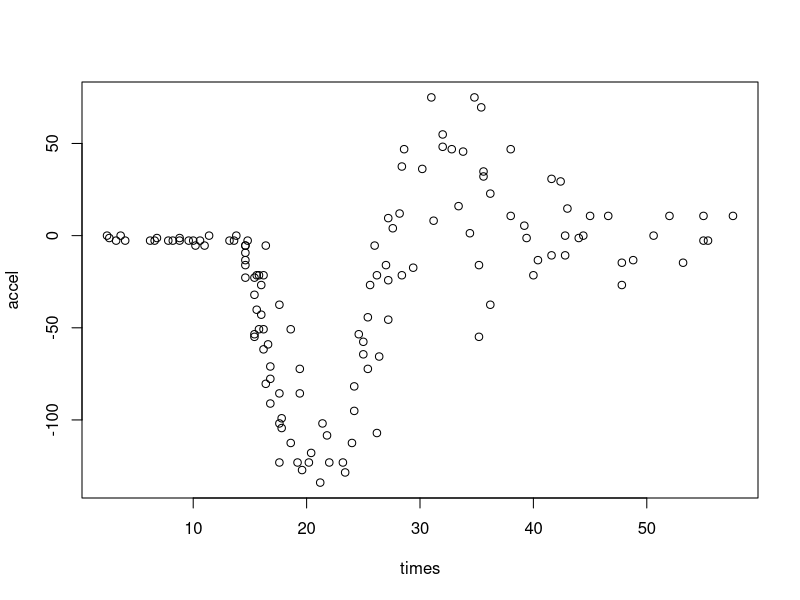
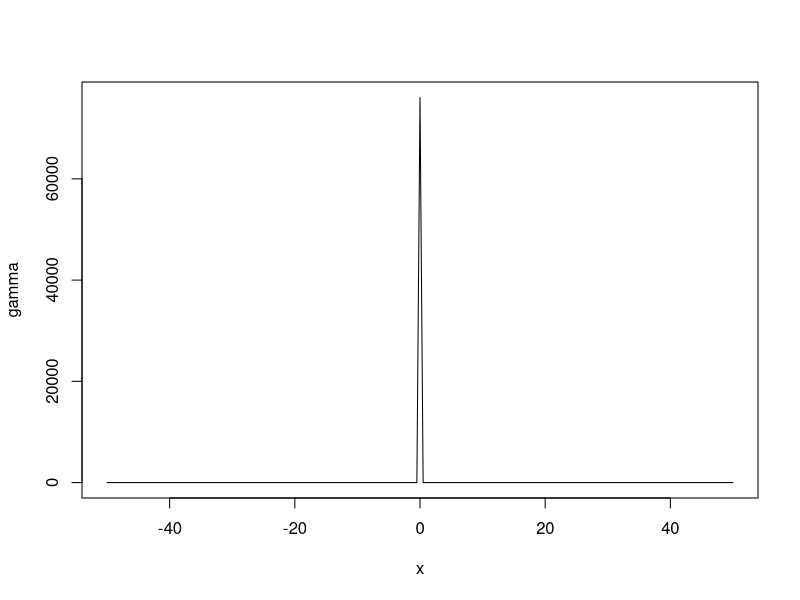
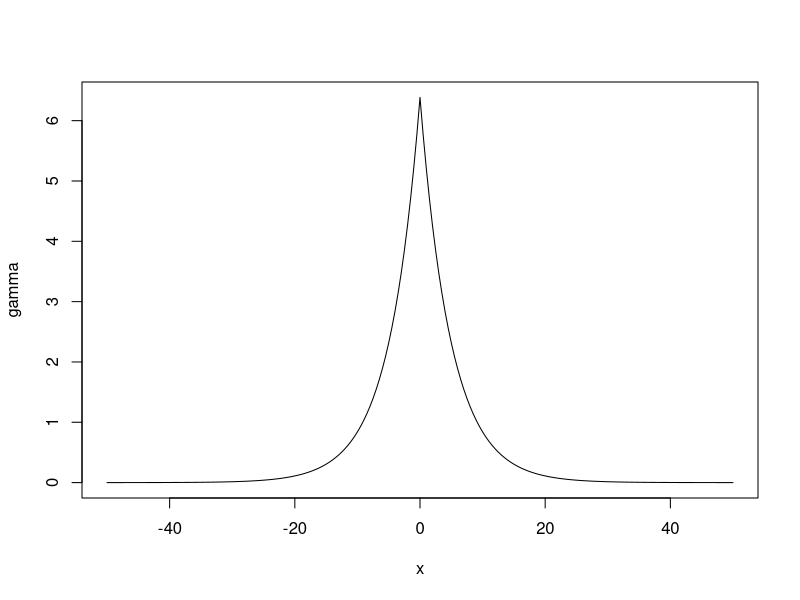
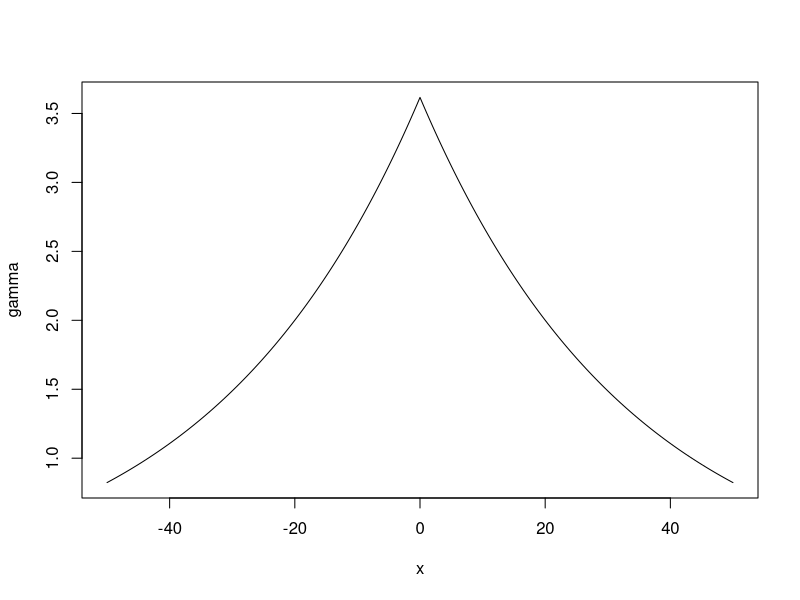
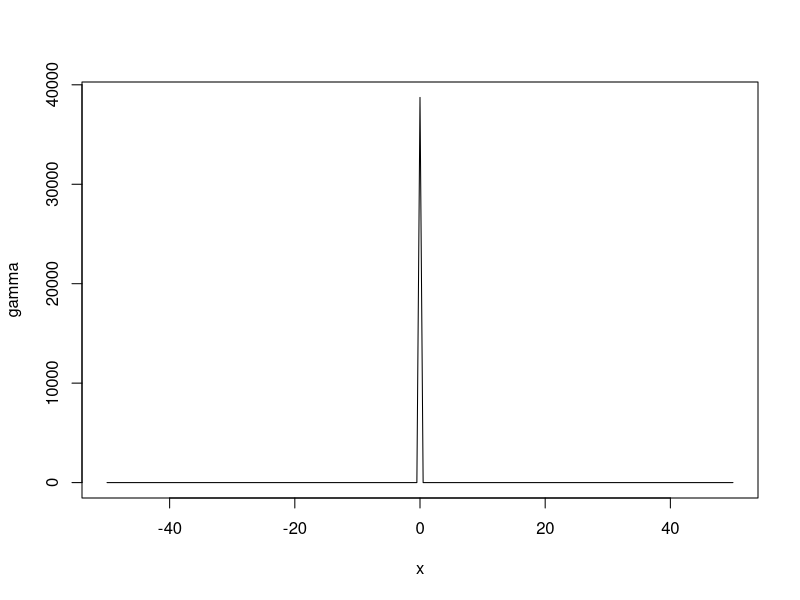
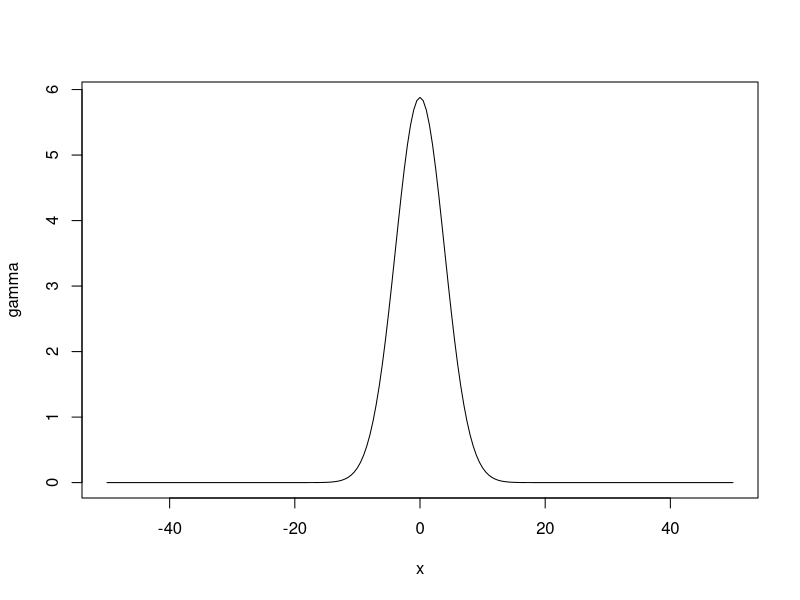
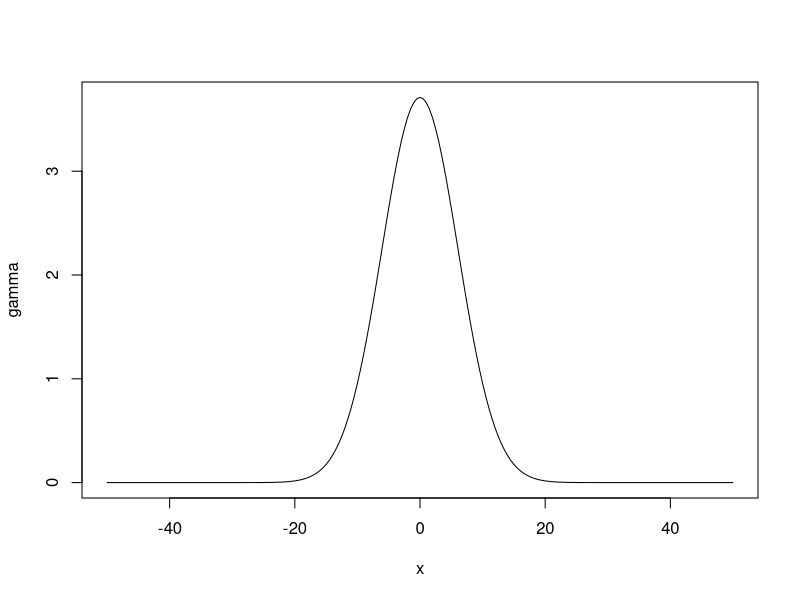

The R source for these figures, in order:
## ---- chunk 1
library(MASS)

data(mcycle)
plot(mcycle)


X <- mcycle$accel
t <- mcycle$times
## ---- chunk 2
kernel_1 <- function(t, lambda) {
    n <- length(t)
    cov_mat <- matrix(0, nrow=n, ncol=n)
    for (i in seq_len(n)) {
        for (j in seq(from=i, to=n)) {
            cov_mat[i, j] <- exp(-lambda * abs(t[i] - t[j]))
            cov_mat[j, i] <- cov_mat[i, j]
        }
    }
    return(cov_mat)
}

kernel_2 <- function(t, lambda) {
    n <- length(t)
    cov_mat <- matrix(0, nrow=n, ncol=n)
    for (i in seq_len(n)) {
        for (j in seq(from=i, to=n)) {
            cov_mat[i, j] <- exp(-lambda * (t[i] - t[j])^2)
            cov_mat[j, i] <- cov_mat[i, j]
        }
    }
    return(cov_mat)
}


cov_fn_1 <- function(t, sigma, lambda, nu, a) {
    I <- diag(length(t))
    cov_mat <- sigma * (nu * kernel_1(t, lambda) + a * I)
    return(cov_mat)
}



cov_fn_2 <- function(t, sigma, lambda, nu, a) {
    I <- diag(length(t))
    cov_mat <- sigma * (nu * kernel_2(t, lambda) + a * I)
    return(cov_mat)
}
## ---- chunk 3
likelihood_1 <- function(params, X, t) {
    sigma <- params[1]
    lambda <- params[2]
    mu <- mean(X)
    
    
    if (sigma <= 0 || lambda <= 0) {
        return(-Inf)
    }
    
    n <- length(t)
    
    # # This line below corresponds to the function in the lab
    # # But the covariance matrix is ill-conditioned and is singular
    # cov_mat <- cov_fn_1(t, sigma, lambda, 1, 0)
    
    # Going to add some regularization
    cov_mat <- cov_fn_1(t, sigma, lambda, 1, 1e-9)
    det_cov <- det(cov_mat)
    
    if (det_cov == 0){
        return(-Inf)
    }
    
    delta <- matrix(X - mu, ncol=1)
    ell <- - t(delta) %*% solve(cov_mat) %*% delta - n * log(det_cov)
    return(ell)
}

params <- c(2, 4)

res1 <- optim(params, likelihood_1, X=X, t=t,
              control=c("fnscale"=-1))
mu_est1 <- mean(X)
sigma_est1 <- res1$par[1]
lambda_est1 <- res1$par[2]
print(res1$par)


x <- seq(-50, 50, by=0.5)
gamma1 <- sigma_est1 * exp(- lambda_est1 * abs(x))

plot(x, gamma1, type="l",
     xlab="x", ylab="gamma")
## ---- chunk 4
likelihood_2 <- function(params, X, t) {
    mu <- mean(X)
    sigma <- params[1]
    lambda <- params[2]
    
    if (sigma <= 0 || lambda <= 0) {
        return(-Inf)
    }
    
    n <- length(t)
    cov_mat <- cov_fn_1(t, sigma, lambda, 1/3, 1)
    det_cov <- det(cov_mat)
    
    if (det_cov == 0){
        return(-Inf)
    }
    
    delta <- matrix(X - mu, ncol=1)
    ell <- - t(delta) %*% solve(cov_mat) %*% delta - n * log(det_cov)
    return(ell)
}

params <- c(2, 4)

res2 <- optim(params, likelihood_2, X=X, t=t,
              control=c("fnscale"=-1))
mu_est2 <- mean(X)
sigma_est2 <- res2$par[1]
lambda_est2 <- res2$par[2]
print(res2$par)


x <- seq(-50, 50, by=0.5)
gamma2 <- sigma_est2 * exp(-lambda_est2 * abs(x))

plot(x, gamma2, type="l",
     xlab="x", ylab="gamma")
## ---- chunk 5

likelihood_3 <- function(params, X, t) {
    mu <- mean(X)
    sigma <- params[1]
    lambda <- params[2]
    
    if (sigma <= 0 || lambda <= 0) {
        return(-Inf)
    }
    
    n <- length(t)
    cov_mat <- cov_fn_1(t, sigma, lambda, 10, 1)
    det_cov <- det(cov_mat)
    
    if (det_cov == 0){
        return(-Inf)
    }
    
    delta <- matrix(X - mu, ncol=1)
    ell <- - t(delta) %*% solve(cov_mat) %*% delta - n * log(det_cov)
    return(ell)
}

params <- c(2, 4)

res3 <- optim(params, likelihood_3, X=X, t=t,
              control=c("fnscale"=-1))
mu_est3 <- mean(X)
sigma_est3 <- res3$par[1]
lambda_est3 <- res3$par[2]
print(res3$par)


x <- seq(-50, 50, by=0.5)
gamma3 <- sigma_est3 * exp(-lambda_est3 * abs(x))

plot(x, gamma3, type="l",
     xlab="x", ylab="gamma")
## ---- chunk 6
likelihood_4 <- function(params, X, t) {
    mu <- mean(X)
    sigma <- params[1]
    lambda <- params[2]
    
    if (sigma <= 0 || lambda <= 0) {
        return(-Inf)
    }
    
    n <- length(t)
    
    # # This line below corresponds to the function in the lab
    # # But the covariance matrix is ill-conditioned and is singular
    # cov_mat <- cov_fn_2(t, sigma, lambda, 1, 0)
    
    # Going to add some regularization
    cov_mat <- cov_fn_2(t, sigma, lambda, 1, 1e-8)
    det_cov <- det(cov_mat)
    
    if (det_cov == 0){
        return(-Inf)
    }
    
    delta <- matrix(X - mu, ncol=1)
    ell <- - t(delta) %*% solve(cov_mat) %*% delta - n * log(det_cov)
    return(ell)
}

params <- c(2, 4)

res4 <- optim(params, likelihood_4, X=X, t=t,
              control=c("fnscale"=-1))
mu_est4 <- mean(X)
sigma_est4 <- res4$par[1]
lambda_est4 <- res4$par[2]
print(res4$par)


x <- seq(-50, 50, by=0.5)
gamma4 <- sigma_est4 * exp(-lambda_est4 * x^2)

plot(x, gamma4, type="l",
     xlab="x", ylab="gamma")
## ---- chunk 7
likelihood_5 <- function(params, X, t) {
    mu <- mean(X)
    sigma <- params[1]
    lambda <- params[2]
    
    if (sigma <= 0 || lambda <= 0) {
        return(-Inf)
    }
    
    n <- length(t)
    cov_mat <- cov_fn_2(t, sigma, lambda, 1/3, 1)
    det_cov <- det(cov_mat)
    
    if (det_cov == 0){
        return(-Inf)
    }
    
    delta <- matrix(X - mu, ncol=1)
    ell <- - t(delta) %*% solve(cov_mat) %*% delta - n * log(det_cov)
    return(ell)
}

params <- c(2, 4)

res5 <- optim(params, likelihood_5, X=X, t=t,
              control=c("fnscale"=-1))
mu_est5 <- mean(X)
sigma_est5 <- res5$par[1]
lambda_est5 <- res5$par[2]
print(res5$par)


x <- seq(-50, 50, by=0.5)
gamma5 <- sigma_est5 * exp(-lambda_est5 * x^2)

plot(x, gamma5, type="l",
     xlab="x", ylab="gamma")
## ---- chunk 8
likelihood_6 <- function(params, X, t) {
    mu <- mean(X)
    sigma <- params[1]
    lambda <- params[2]
    
    if (sigma <= 0 || lambda <= 0) {
        return(-Inf)
    }
    
    n <- length(t)
    cov_mat <- cov_fn_2(t, sigma, lambda, 10, 1)
    det_cov <- det(cov_mat)
    
    if (det_cov == 0){
        return(-Inf)
    }
    
    delta <- matrix(X - mu, ncol=1)
    ell <- - t(delta) %*% solve(cov_mat) %*% delta - n * log(det_cov)
    return(ell)
}

params <- c(2, 4)

res6 <- optim(params, likelihood_6, X=X, t=t,
              control=c("fnscale"=-1))
mu_est6 <- mean(X)
sigma_est6 <- res6$par[1]
lambda_est6 <- res6$par[2]
print(res6$par)


x <- seq(-50, 50, by=0.5)
gamma6 <- sigma_est6 * exp(-lambda_est6 * x^2)

plot(x, gamma6, type="l",
     xlab="x", ylab="gamma")
